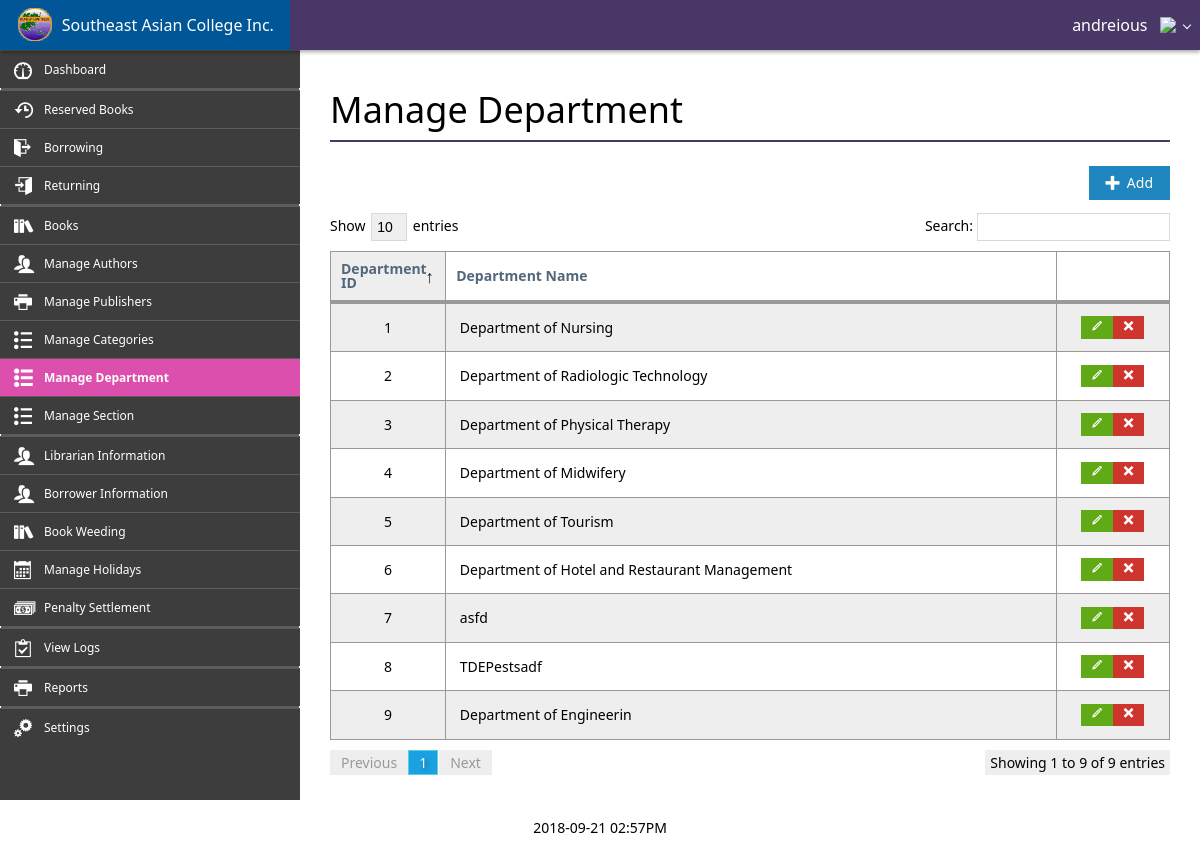
/control_panel/manage_department.php (signed in), run on the app's committed database.
### tables this page shows
CREATE TABLE `department` (
  `Department_ID` int(11) NOT NULL,
  `Department_Name` varchar(255) NOT NULL
);

### control_panel/requests/connection.php (called while the page is built, shortened)
<?php
    class Connection {
        private $hostname = 'localhost';
        private $username = 'root';
        private $password = '';
        private $database = 'saci_db';
        private $connection, $query;
        function open() {
            return $this->connection = mysqli_connect($this->hostname, $this->username, $this->password, $this->database);
        }
        function query($sql) {
            return $this->query = mysqli_query($this->connection, $sql);
        }
        function fetch_assoc() {
            return mysqli_fetch_assoc($this->query);
        }
    }
?>

### control_panel/manage_department.php (the view, shortened to what this page needs)
<?php
    include_once('assets/system/header.php');
?>
<div class="app-bar fixed-top shadow" data-role="appbar" style="background-color:#493867;">
    <a class="app-bar-element branding" href="./"><img class="app-logo" src="assets/image/Southeast Asian College.png">&nbsp;&nbsp;Southeast Asian College Inc.</a>
    <?php
        if(isset($_SESSION['account_username'])) {
            $name = $_SESSION['account_first_name'] . ' ' . $_SESSION['account_last_name'];
            echo '<ul class="app-bar-menu place-right" style="background-color:#493867;">';
            echo '<li><a class="app-bar-element dropdown-toggle" style="background-color:#493867;">' . $name . '&nbsp;&nbsp;<img class="app-logo" src="./../user_images/' . $_SESSION['account_image'] . '"></a>';
            echo '</li>';
            echo '</ul>';
        } else {
            echo '<div class="place-right">';
            echo '<a class="app-bar-element" href="login.php"><span class="mif-switch"></span>&nbsp;&nbsp;Login</a>';
            echo '</div>';
        }
    ?>
</div>
<div id="main-block">
    <div class="flex-grid" style="height: 100%;">
        <div class="row" style="height: 100%;">
            <div id="cell-sidebar" class="cell bg-lightDark size-x300" style="overflow-y: scroll; height: 100%;">
                <ul class="sidebar2 dark">
                    <li><a href="./"><span class="mif-meter mif-ani-shuttle icon"></span><span class="title">Dashboard</span></a></li>
                    <li class="divider"></li><li class="divider"></li>
                    <li><a href="./reserved_materials.php"><span class="mif-history icon"></span><span class="title">Reserved Books</span></a></li>
                    <li><a href="./loan_materials.php"><span class="mif-exit icon"></span><span class="title">Borrowing</span></a></li>
                    <li><a href="./receive_materials.php"><span class="mif-enter icon"></span><span class="title">Returning</span></a></li>
                    <li class="divider"></li><li class="divider"></li>
                    <li><a href="./manage_materials.php"><span class="mif-books icon"></span><span class="title">Books</span></a></li>
                    <li><a href="./manage_authors.php"><span class="mif-users icon"></span><span class="title">Manage Authors</span></a></li>
                    <li><a href="./manage_publishers.php"><span class="mif-printer icon"></span><span class="title">Manage Publishers</span></a></li>
                    <li><a href="./manage_categories.php"><span class="mif-list2 icon"></span><span class="title">Manage Categories</span></a></li>
                    <li class="active"><a href="./manage_department.php"><span class="mif-list2 icon"></span><span class="title">Manage Department</span></a></li>
                    <li><a href="./manage_section.php"><span class="mif-list2 icon"></span><span class="title">Manage Section</span></a></li>
                    <li class="divider"></li><li class="divider"></li>
                    <li><a href="./manage_faculties.php"><span class="mif-users icon"></span><span class="title">Librarian Information</span></a></li>
                    <li><a href="./manage_students.php"><span class="mif-users icon"></span><span class="title">Borrower Information</span></a></li>
                    <li><a href="./manage_weeding.php"><span class="mif-books icon"></span><span class="title">Book Weeding</span></a></li>
                    <li><a href="./manage_holidays.php"><span class="mif-calendar icon"></span><span class="title">Manage Holidays</span></a></li>
                    <li><a href="./settled_penalties.php"><span class="mif-dollars icon"></span><span class="title">Penalty Settlement</span></a></li>
                    <li class="divider"></li><li class="divider"></li>
                    <li><a href="./view_logs.php"><span class="mif-clipboard icon"></span><span class="title">View Logs</span></a></li>
                    <li class="divider"></li><li class="divider"></li>
                    <li><a href="./generate_reports.php"><span class="mif-printer icon"></span><span class="title">Reports</span></a></li>
                    <li class="divider"></li><li class="divider"></li>
                    <li><a href="./settings.php"><span class="mif-cogs icon"></span><span class="title">Settings</span></a></li>
                </ul>
            </div>
            <div id="cell-content" class="pane-scroll cell auto-size padding30 pane-scroll">
                <h1 class="text-light">Manage Department</h1>
                <hr style="background-color:#493867;"><br>
                <div class="align-right">
                    <a class="button primary beautify beautify-mif" data-button="add-department-button" data-role="hint" data-hint="Add Department" data-hint-background="#dc4fad" data-hint-color="#ffffff" data-hint-mode="2" data-hint-position="top"><span class="mif mif-plus"></span>&nbsp;&nbsp;Add</a>
                </div>
                <table id="department-table" class="table striped border bordered">
                    <thead>
                        <tr>
                            <th width="15%">Department ID</th>
                            <th>Department Name</th>
                            <th width="15%"></th>
                        </tr>
                    </thead>
                    <tbody>
                        <?php
                            require_once('requests/connection.php');
                            $connection = new Connection();
                            $connection->open();
                            $connection->query("SELECT * FROM department");
                            while($row = $connection->fetch_assoc()) {
                                echo '<tr>';
                                echo '<td class="align-center">' . $row['Department_ID'] . '</td>';
                                echo '<td>' . $row['Department_Name'] . '</td>';
                                echo '<td class="align-center"><a class="button success mini-button beautify" data-button="edit-department-button" data-var-id="' . $row['Department_ID'] . '" data-role="hint" data-hint="Edit Department" data-hint-background="#dc4fad" data-hint-color="#ffffff" data-hint-mode="2" data-hint-position="top"><span class="mif mif-pencil"></span></a><a class="button danger mini-button beautify" data-button="delete-department-button" data-var-id="' . $row['Department_ID'] . '" data-role="hint" data-hint="Delete Department" data-hint-background="#dc4fad" data-hint-color="#ffffff" data-hint-mode="2" data-hint-position="top"><span class="mif mif-cross"></span></a></td>';
                                echo '</tr>';
                            }
                        ?>
                    </tbody>
                </table>
            </div>
        </div>
    </div>
</div>
<?php
    include_once('assets/system/footer.php');
?>

### control_panel/assets/css/stylesheet.css (style rules this page uses)
.app-logo { margin-top: -4px; height: 75%; }
.bg-lightDark { background-color: #3D3D3D; }
.pane-scroll { overflow-y: scroll; height: 100%; }
.sidebar2.dark { border: none; min-width: 100%; }
.sidebar2.dark li.active a { background-color: #dc4fad; }
.sidebar2 li a { padding: .50rem 1.75rem .50rem 2.25rem; }
.sidebar2 > li > a > .title { font-size: .75rem; margin-left: .5rem; }
a.button.beautify.beautify-mif .mif { margin-top: -.15rem !important; }
a.button.mini-button.beautify { padding: .2rem .625rem !important; }
#main-body { padding: 3.125rem 0 0; }
#main-block { min-height: 100%; height: 100%; }

### data on the page
department: Department_ID "1", Department_Name "Department of Nursing"
department: Department_ID "2", Department_Name "Department of Radiologic Technology"
department: Department_ID "3", Department_Name "Department of Physical Therapy"
department: Department_ID "4", Department_Name "Department of Midwifery"
department: Department_ID "5", Department_Name "Department of Tourism"
department: Department_ID "6", Department_Name "Department of Hotel and Restaurant Management"
department: Department_ID "7", Department_Name "asfd"
department: Department_ID "8", Department_Name "TDEPestsadf"
department: Department_ID "9", Department_Name "Department of Engineerin"

### other printed values
$name "andreious"
